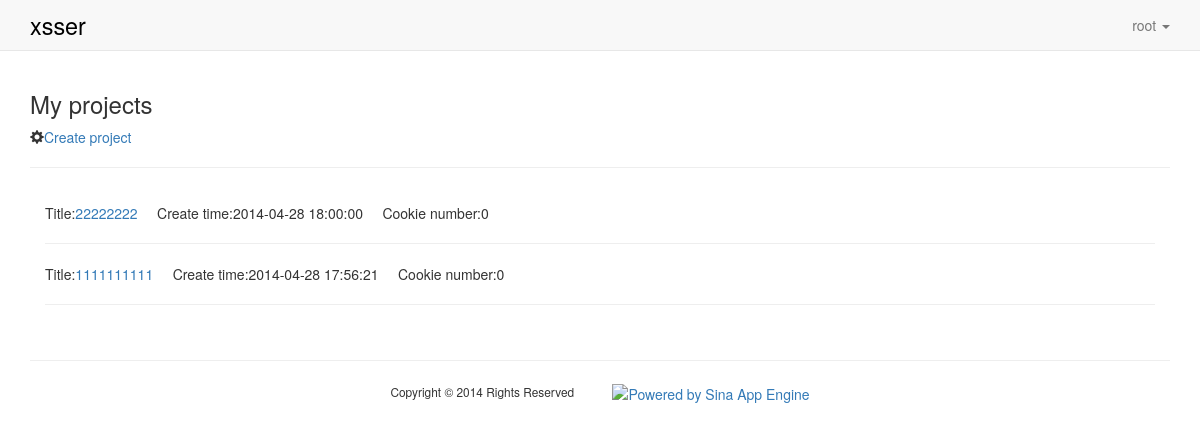
The app's page / (signed in), older data.
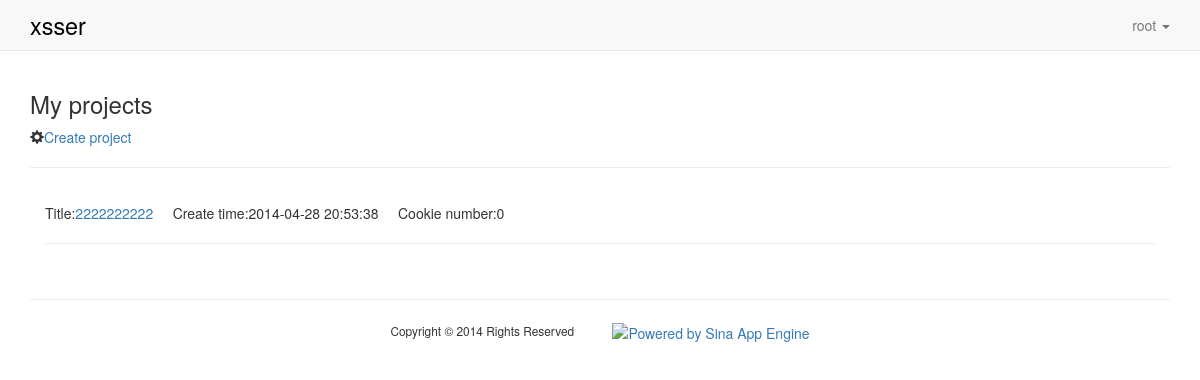
The same page, newer data.
### core/models.py (models this page shows, shortened)
class XssProject(models.Model):
    user = models.ForeignKey(User)
    title = models.CharField(max_length=30)
    records = models.ManyToManyField(Record, blank=True, null=True)
    create_time = models.DateTimeField(auto_now_add=True)

### core/views.py (the view)
# urls.py: url(r'^$', 'core.views.my_projects', name="index"),
@login_required(login_url="/login/")
def my_projects(request):
    p = XssProject.objects.filter(user=request.user)
    return render(request, "core/my_project.html", {"projects": p})

### templates/core/my_project.html (shortened to what this page needs)
{% extends "base.html" %}
{% block body %}
{% include "_nav_bar.html" %}
<div class="container">
    <div class="my_project">
        <h3>My projects</h3>
        <span class="glyphicon glyphicon-cog"></span><a href="/create_project/">Create project</a>
        <hr/>
        <div class="panel-body">
            {% if not projects %}
                <p>No projects, you can <a href="/create_project/">create a project.</a></p>
            {% else %}
                {% for project in projects reversed %}
                    <div class="project">
                        <p>Title:<a href="/project/?id={{ project.id }}">{{ project.title }}</a>&nbsp;&nbsp;&nbsp;&nbsp;
                        Create time:{{ project.create_time|date:"Y-m-d H:i:s" }}&nbsp;&nbsp;&nbsp;&nbsp;
                        Cookie number:{{ project.record.all|length }}</p>
                        <hr/>
                    </div>
                {% endfor %}
            {% endif %}
        </div>
    </div>
</div>
{% endblock %}

### templates/base.html (shortened to what this page needs)
<!DOCTYPE html>
<html>
<head>
    <link href="http://cdn.bootcss.com/twitter-bootstrap/3.0.3/css/bootstrap.min.css" rel="stylesheet">
</head>
<body>
{% block body %}
{% endblock %}
<div class="container" id="footer">
   <hr>
<p class="text-center"><small>Copyright © 2014 Rights Reserved </small>&nbsp;&nbsp;&nbsp;&nbsp;&nbsp;&nbsp;&nbsp;&nbsp;
    <a href="http://sae.sina.com.cn" target="_blank">
    <img src="http://static.sae.sina.com.cn/image/poweredby/120X33_transparent.gif" title="Powered by Sina App Engine"></a></p>
</div>
</body>
</html>

### templates/_nav_bar.html (shortened to what this page needs)
<div class="navbar navbar-default navbar-static-top" role="navigation">
    <div class="container">
        <div class="navbar-header">
            <a class="navbar-brand" href="/my_projects/"><span style="font-size:130%;color:black;">xsser</span></a>
        </div>
        <div class="navbar-collapse collapse">
            <ul class="nav navbar-nav navbar-right">
                {% if user.is_authenticated %}
                <li class="dropdown">
                    <a href="#" class="dropdown-toggle" data-toggle="dropdown">{{ user.username }}
                        <b class="caret"></b></a>
                </li>
                {% else %}
                <li class="active"><a href="/login/"><span class="glyphicon glyphicon-user"></span>&nbsp;登录</a>
                </li>
                {% endif %}
            </ul>
        </div>
    </div>
</div>

Row changes from the older to the newer data that the page shows:
removed XssProject: title "22222222", create_time "2014-04-28 18:00:00", record.all|length "0"
removed XssProject: title "1111111111", create_time "2014-04-28 17:56:21", record.all|length "0"
added XssProject: title "2222222222", create_time "2014-04-28 20:53:38", record.all|length "0"
